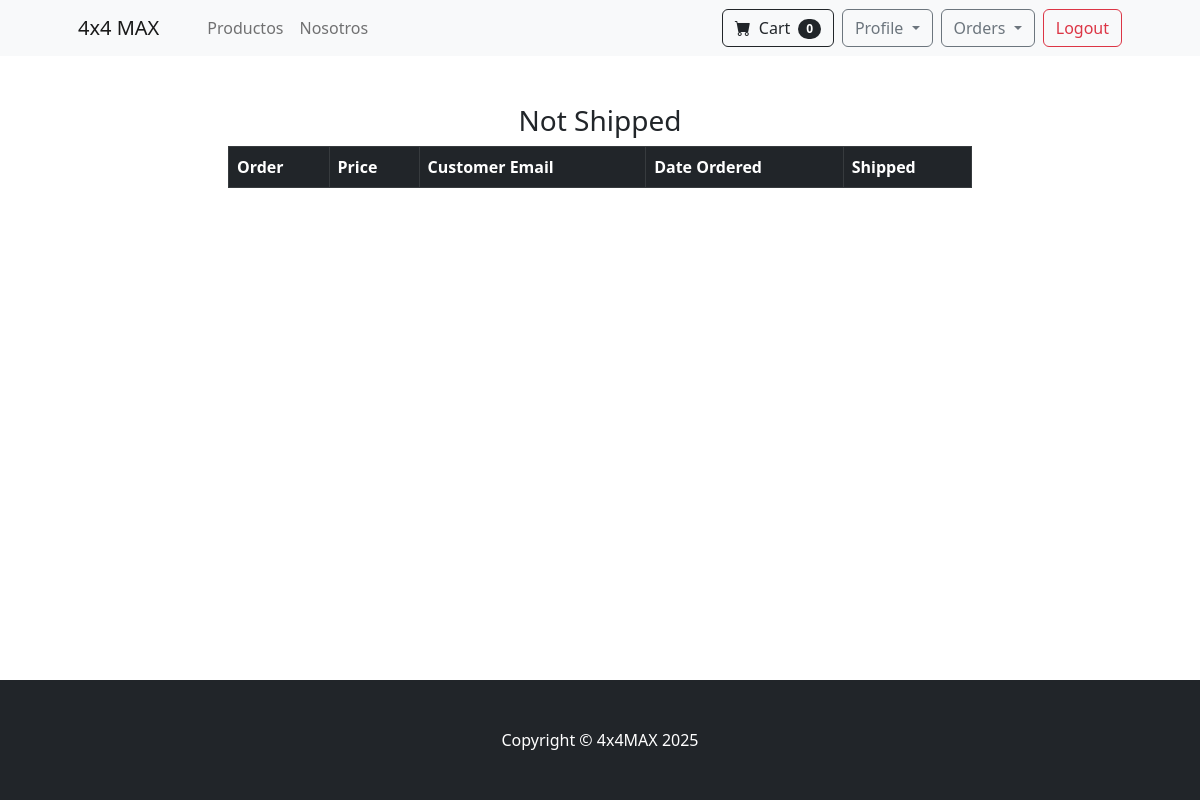
Page /payment/not_shipped_dash (signed in) on the earlier database version.
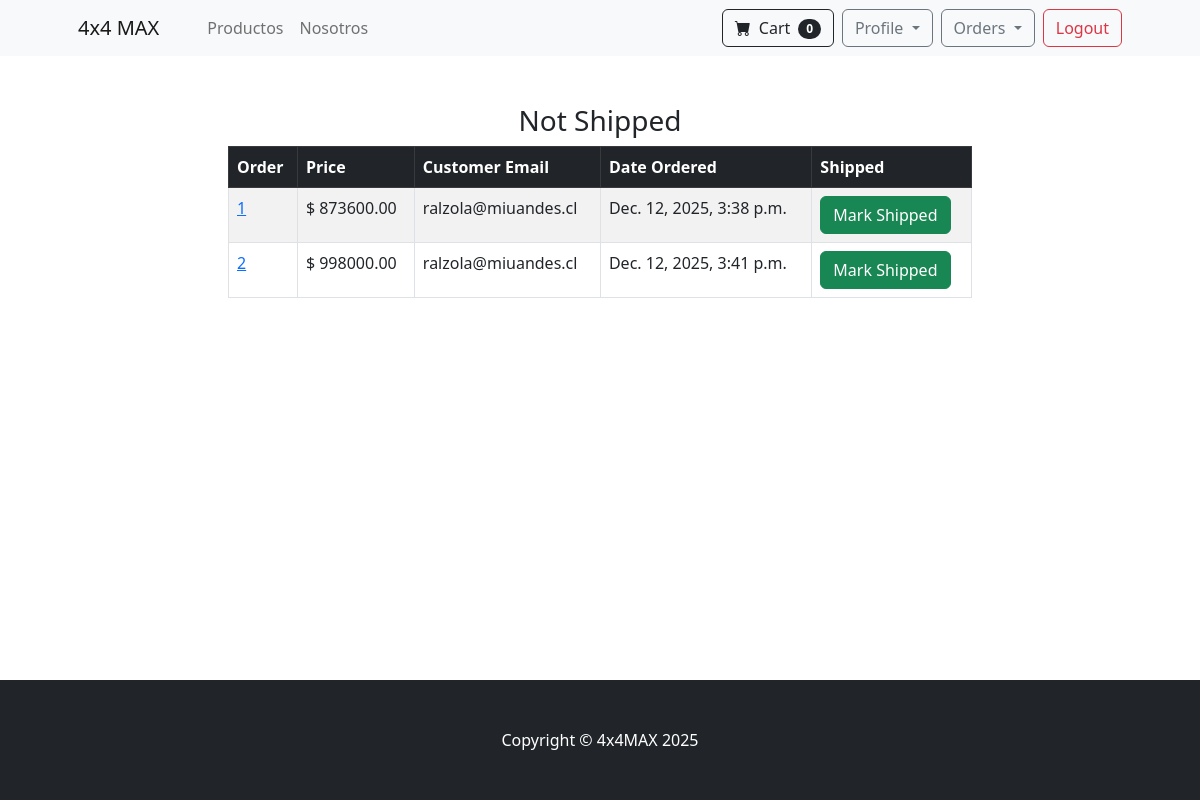
Same page on the later database version.
### payment/models.py (models this page shows, shortened)
class Order(models.Model):
    user = models.ForeignKey(User, on_delete=models.CASCADE, null=True, blank=True)
    full_name = models.CharField(max_length=250)
    email = models.EmailField(max_length=250)
    phone = models.CharField(max_length=20)
    shipping_address = models.TextField(max_length=15000)
    workshop = models.ForeignKey('workshop.Workshop', on_delete=models.SET_NULL, null=True, blank=True)
    amount_pay = models.DecimalField(max_digits=10, decimal_places=2)
    date_order = models.DateTimeField(auto_now_add=True)
    shipped = models.BooleanField(default=False)
    date_shipped = models.DateTimeField(blank=True, null=True)
    has_international_items = models.BooleanField(default=False)

### payment/views.py (the view, shortened to what this page needs)
# urls.py: path('not_shipped_dash', views.not_shipped_dash, name='not_shipped_dash'),
def not_shipped_dash(request):
    if request.user.is_authenticated and request.user.is_superuser:
        orders = Order.objects.filter(shipped=False)
        return render(request, "payment/not_shipped_dash.html", {'orders': orders})
    else:
        messages.success(request, "Access Denied.")
        return redirect('home')

### cart/cart.py (called while the page is built)
    def __len__(self):
        return len(self.cart)

### cart/context_processor.py (called while the page is built)
def cart(request):
    return {'cart': Cart(request)}

### payment/templates/payment/not_shipped_dash.html (shortened to what this page needs)
{% extends 'base.html' %}
{% block content %}
        <div class="container">
            <div class="row">
                <center>
                    <div class="col-8">
                        <br/><br/>
<h3>Not Shipped</h3>
<table class="table table-striped table-hover table-bordered">
  <thead class="table-dark">
    <tr>
      <th scope="col">Order</th>
      <th scope="col">Price</th>
      <th scope="col">Customer Email</th>
      <th scope="col">Date Ordered</th>
      <th scope="col">Shipped</th>
    </tr>
  </thead>
  <tbody>
    {% for item in orders %}
    <tr>
      <td><a href="{% url 'orders' item.id %}">{{ item.id }}</a></td>
      <td>$ {{ item.amount_pay }}</td>
      <td>{{ item.email }}</td>
      <td>{{ item.date_order }}</td>
      <td>
        <form method="POST">
          <button type="submit" class="btn btn-success btn-small">Mark Shipped</button>
        </form>
      </td>
    </tr>
    {% endfor %}
  </tbody>
</table>
<br/><br/>
                       </div>
                </center>
        </div>
{% endblock %}

Differences in the rows shown:
added Order: id "1", amount_pay "873600.00", email "ralzola@miuandes.cl", date_order "Dec. 12, 2025, 3:38 p.m."
added Order: id "2", amount_pay "998000.00", email "ralzola@miuandes.cl", date_order "Dec. 12, 2025, 3:41 p.m."
